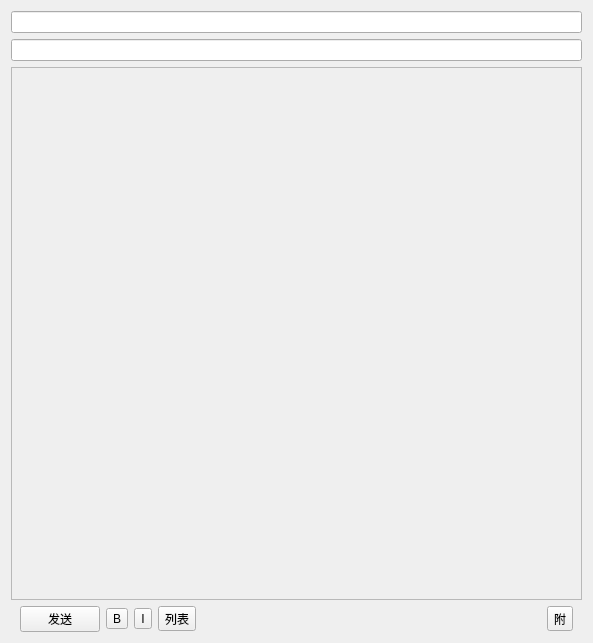
<?xml version="1.0" encoding="UTF-8"?>
<ui version="4.0">
 <class>MailEditWidget</class>
 <widget class="QWidget" name="MailEditWidget">
  <property name="geometry">
   <rect>
    <x>0</x>
    <y>0</y>
    <width>593</width>
    <height>643</height>
   </rect>
  </property>
  <property name="windowTitle">
   <string>Form</string>
  </property>
  <layout class="QVBoxLayout" name="verticalLayout">
   <item>
    <widget class="QLineEdit" name="editTo"/>
   </item>
   <item>
    <widget class="QLineEdit" name="editSubject"/>
   </item>
   <item>
    <widget class="QScrollArea" name="scrollArea">
     <property name="widgetResizable">
      <bool>true</bool>
     </property>
     <widget class="QWidget" name="scrollAreaWidgetContents">
      <property name="geometry">
       <rect>
        <x>0</x>
        <y>0</y>
        <width>573</width>
        <height>515</height>
       </rect>
      </property>
     </widget>
    </widget>
   </item>
   <item>
    <widget class="QWidget" name="cmdBar" native="true">
     <layout class="QHBoxLayout" name="horizontalLayout">
      <property name="topMargin">
       <number>0</number>
      </property>
      <property name="bottomMargin">
       <number>0</number>
      </property>
      <item>
       <widget class="QPushButton" name="btSend">
        <property name="text">
         <string>发送</string>
        </property>
       </widget>
      </item>
      <item>
       <widget class="QToolButton" name="btBold">
        <property name="text">
         <string>B</string>
        </property>
       </widget>
      </item>
      <item>
       <widget class="QToolButton" name="btItalic">
        <property name="text">
         <string>I</string>
        </property>
       </widget>
      </item>
      <item>
       <widget class="QToolButton" name="btList">
        <property name="text">
         <string>列表</string>
        </property>
       </widget>
      </item>
      <item>
       <spacer name="horizontalSpacer">
        <property name="orientation">
         <enum>Qt::Horizontal</enum>
        </property>
        <property name="sizeHint" stdset="0">
         <size>
          <width>449</width>
          <height>20</height>
         </size>
        </property>
       </spacer>
      </item>
      <item>
       <widget class="QToolButton" name="btAttachment">
        <property name="text">
         <string>附</string>
        </property>
       </widget>
      </item>
     </layout>
    </widget>
   </item>
  </layout>
 </widget>
 <resources/>
 <connections/>
</ui>
